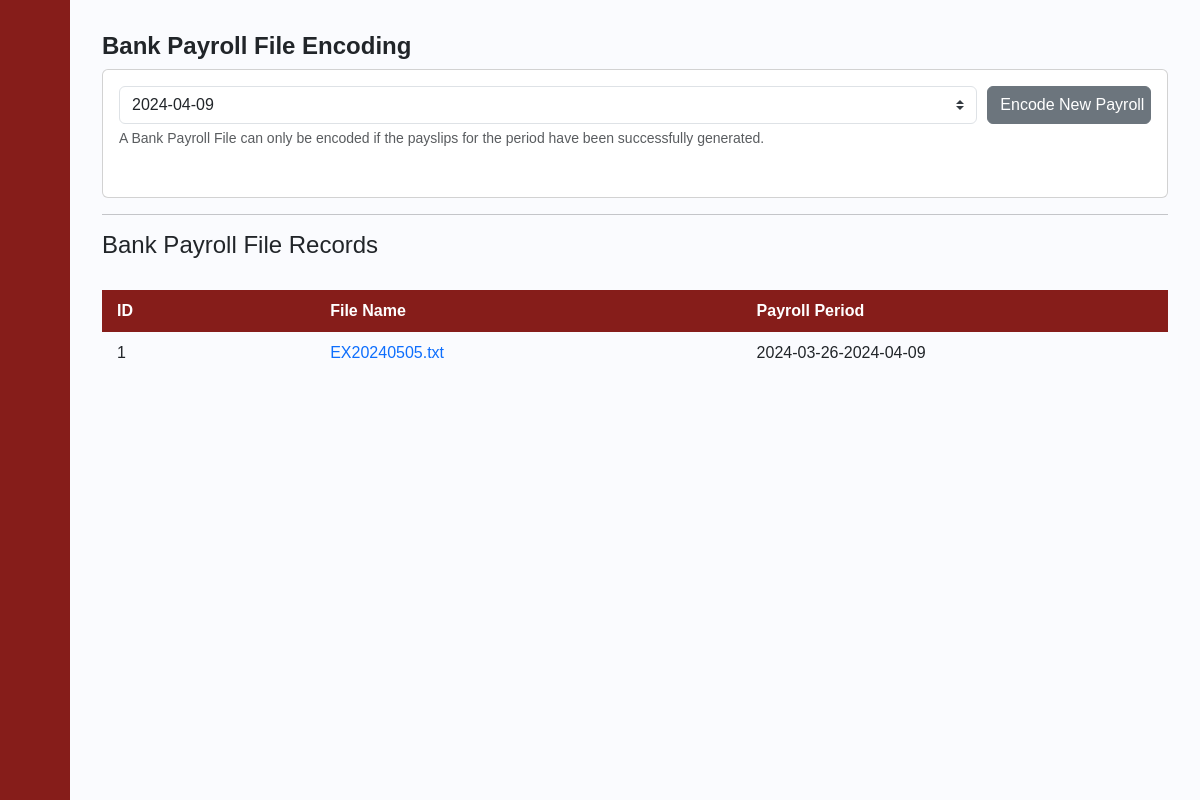
The app's page /encode_page/1, older data.
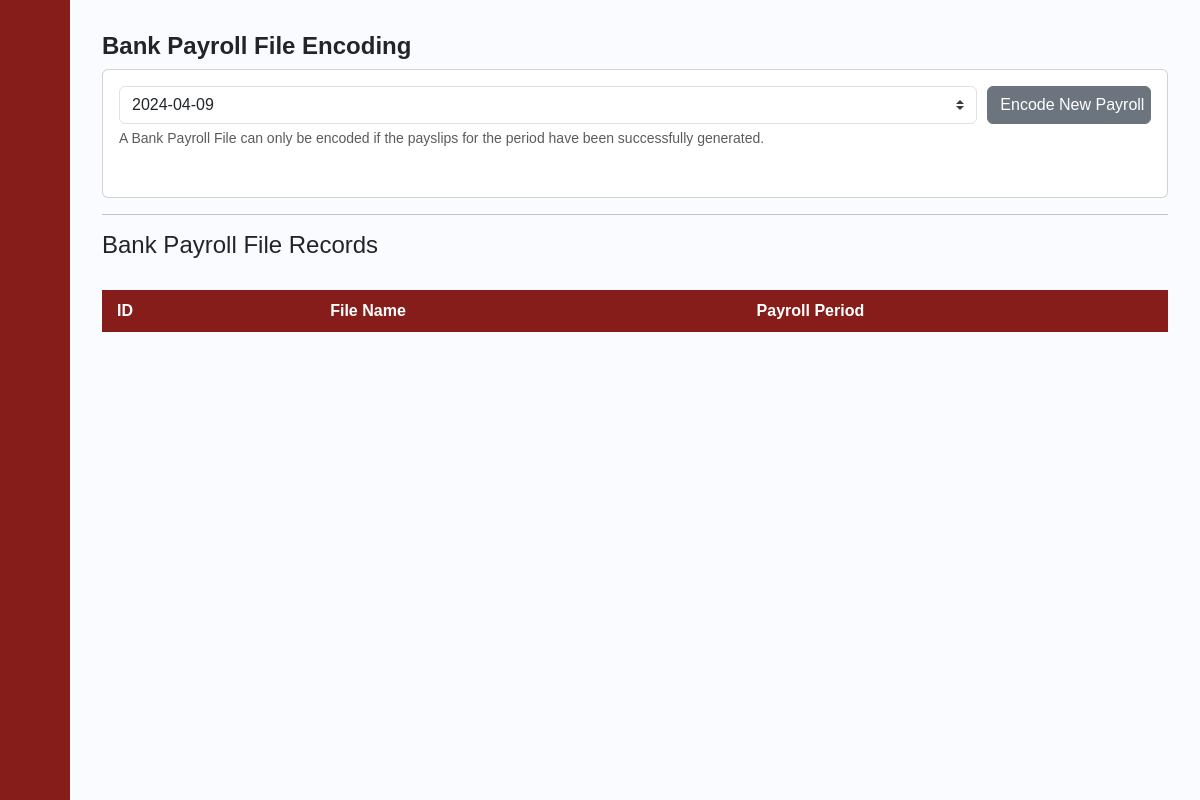
The same page, newer data.
### payrollapp/models.py (models this page shows, shortened)
class BANK_FILES(models.Model):
    BANK_ENTRY_ID = models.IntegerField(primary_key=True)
    BANK_FILE_NAME = models.CharField(max_length=250)
    BANK_FILE = models.FileField(upload_to='files/')
    PAYROLL_PERIOD = models.CharField(max_length=250)
    Date = models.DateField()

### payrollapp/views.py (the view)
# urls.py: path('encode_page/<int:UID>', views.encode_page, name='encode_page'),
def encode_page(request, UID):
    user = get_object_or_404(USER_ACCOUNT, pk=UID)
    z = Payslip_Transaction.objects.values_list('End_Date', flat=True).distinct()
    a = BANK_FILES.objects.all()
    if (request.method == "POST"):
        current_date = datetime.now()
        current_date = current_date.strftime('%Y%m%d')
        try:
            inputDate = request.POST.get('inputDate')
            IDD = inputDate
            inputDate = datetime.strptime(inputDate, '%Y%m%d')
        except:
            pass
        payslip_match = Payslip_Transaction.objects.filter(End_Date=inputDate)
        current_date = datetime.now()#It broke so this is being redone again
        formatted_date = current_date.strftime("%Y%m%d")
        filename = 'EX' + formatted_date + ".txt"
        startDate = 0
        if BANK_FILES.objects.filter(BANK_FILE_NAME=filename).exists():
            with open(filename, 'w') as file:
                for x in payslip_match:
                    startDate = x.Start_Date
                    if x.Employee_ID.BankNumber != 000000000000:
                        file.write(str(x.Employee_ID.BankNumber) +"\t" + str(x.Net_Pay)+'\n')
                    else:
                        file.write(str(x.Employee_ID.BankNumber) +"\t" + str(x.Net_Pay)+' TO BE MANUALLY ADDED \n')
                    startDate = startDate.strftime("%Y-%m-%d")
                    period = startDate + '-'+IDD
                    current_date = datetime.now().date()
                    existingFile = BANK_FILES.objects.filter(BANK_FILE_NAME=filename, BANK_FILE=filename ,PAYROLL_PERIOD=period, Date=current_date)
                    existingFile.update(BANK_FILE_NAME=filename, BANK_FILE=filename ,PAYROLL_PERIOD=period)
                    messages.success(request, "Bank File Successfully Encoded!")
        else:
            with open(filename, 'w') as file:
                for x in payslip_match:
                    startDate = x.Start_Date
                    if x.Employee_ID.BankNumber != 000000000000:
                        file.write(str(x.Employee_ID.BankNumber) +"\t" + str(x.Net_Pay)+'\n')
                    else:
                        file.write(str(x.Employee_ID.BankNumber) +"\t" + str(x.Net_Pay)+' TO BE MANUALLY ADDED \n')
                startDate = startDate.strftime("%Y-%m-%d")
                period = startDate + '-'+IDD
                current_date = datetime.now().date()
                BANK_FILES.objects.create(BANK_FILE_NAME=filename, BANK_FILE=filename ,PAYROLL_PERIOD=period, Date=current_date)
                messages.success(request, "Bank File Successfully Encoded!")
        path = '/encode_page/' + str(user.pk)
        return redirect(path)
    else:
        return render(request, 'payrollapp/encode_page.html', {'user':user, 'a':a, 'z':z})

### payrollapp/templates/payrollapp/encode_page.html (shortened to what this page needs)
{% extends 'payrollapp/base.html' %}
{% load static %}
{% block content %}
<div class="main">
    <div class="content">
        <h1> Bank Payroll File Encoding</h1>
        <div class="card">
            <div class="card-body">
                <form method="POST" action="#">{% csrf_token %}
                    <div class="form-row">
                        <div class="form-group col-10">
                            <select id="inputDate" name="inputDate" class="form-control custom-select mr-sm-2" required>
                                {% for y in z %}
                                <option value={{y|date:"Y-m-d"}} required>{{y|date:"Y-m-d"}}</option>
                                {% endfor %}
                            </select>
                            <small id="inputDept" class="form-text text-muted">A Bank Payroll File can only be encoded if the payslips for the period have been successfully generated.</small>
                        </div>
                        <div class="form-group col-2">
                            <button class="btn btn-secondary btn-block" type="submit">Encode New Payroll</button>
                        </div>
                    </div>
                </form>
            </div>
        </div>
        <hr>
        <div class="my-3">
            <h4> Bank Payroll File Records </h4>
            <table id="posts">
                <thead>
                    <tr>
                        <th style="width:10%">ID</th>
                        <th style="width:20%">File Name</th>
                        <th style="width:20%">Payroll Period</th>
                    </tr>
                </thead>
                <tbody>
                    {%for b in a%}
                    <tr>
                        <td>{{b.BANK_ENTRY_ID}}</td>
                        <td><a href="{% url 'download_file' file_id=b.BANK_FILE_NAME %}">{{b.BANK_FILE_NAME}}</a></td>
                        <td>{{b.PAYROLL_PERIOD}}</td>
                    </tr>
                    {% endfor %}
                </tbody>
            </table>
        </div>
    </div>
</div>
{% endblock %}

Row changes from the older to the newer data that the page shows:
removed BANK_FILES: BANK_ENTRY_ID "1", BANK_FILE_NAME "EX20240505.txt", PAYROLL_PERIOD "2024-03-26-2024-04-09"
